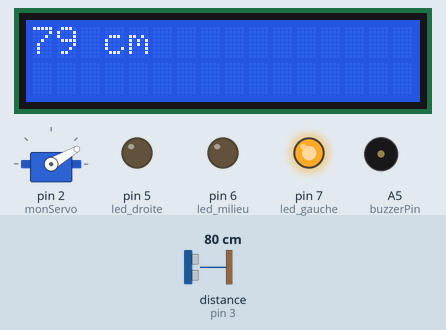
The sketch below on a simulated Arduino Uno, built with avr-gcc and run on an emulated ATmega328P. On the bench: servo, 16×2 character LCD, output pins drawn as LEDs (lit = HIGH), buzzer (waves = sounding, pin HIGH). Wiring (inferred from the names in the program): ultrasonic range finder: trigger pin 4; echo pin 3. The test bench sets the inputs (shaded band); at power-on: distance to the obstacle (sensor on pin 3) 80 cm. The echo pulse lasts 58.3 µs per cm; pins used as bus, display or sensor lines are not drawn; what the sketch prints to the serial monitor is not drawn.

Above: at 1.2 s.
1.3 s: distance to the obstacle (sensor on pin 3) set to 17 cm
At 5.9 s:
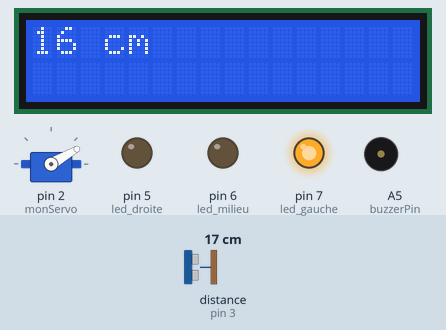
7.3 s: distance to the obstacle (sensor on pin 3) set to 14 cm
At 11.0 s:
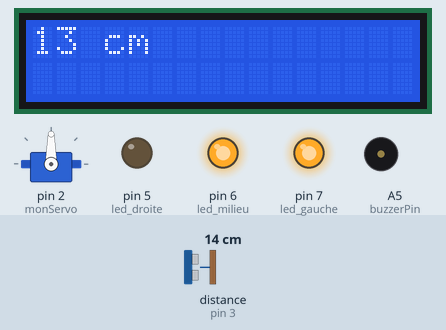
13.3 s: distance to the obstacle (sensor on pin 3) set to 7 cm
At 16.2 s:
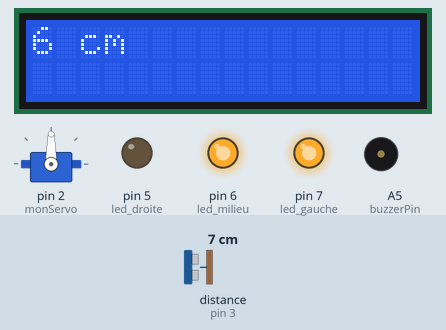
19.3 s: distance to the obstacle (sensor on pin 3) set to 4 cm
At 22.1 s:
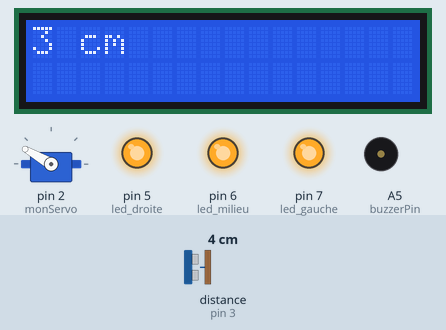
Timing chart, 0 to 31.1 s (numbered marks = the images above; inputs shaded):
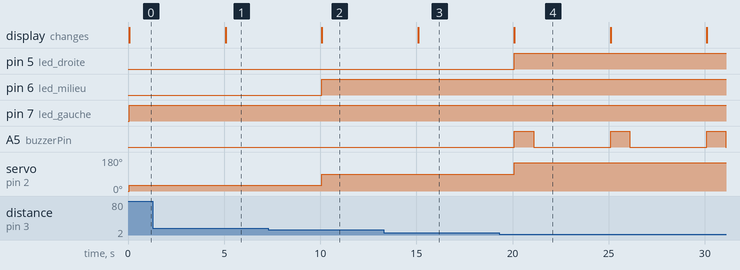

The sketch:

sketch_nov24a_projet.ino
```cpp
#include <Servo.h>
#include <LiquidCrystal.h>

//afficheur LCD
const int rs=13;
const int enable=12;
const int d4=11;
const int d5=10;
const int d6=9;
const int d7=8;
LiquidCrystal lcd(rs,enable,d4,d5,d6,d7); // liaison 4 bits de données

//broches capteur de distance
const int TRIG_PIN=4;
const int ECHO_PIN=3;

//servo moteur
Servo monServo;     // on crée l'objet monServo

//variables calcul distance
long dureeEcho, distance;

//variable pin buzzer
const int buzzerPin = A5;


void setup()
{
   //servo moteur
  monServo.attach(2);           // on définit le Pin utilisé par le servomoteur
  monServo.write(0);

  //potentiomètre
  pinMode(A0, INPUT);

  //afficheur LCD
  lcd.begin(16,2);
  lcd.write("Initialisation...");
  //Initialise les broches
  pinMode(TRIG_PIN, OUTPUT);
  digitalWrite(TRIG_PIN, LOW);      // La broche TRIGGER doit être à LOW au repos
  pinMode(ECHO_PIN, INPUT);

  //Port série
  Serial.begin(9600);
  Serial.println("Initialisation...");

  //LEDs
  pinMode(7, OUTPUT);         //led gauche
  pinMode(6, OUTPUT);         //led milieu
  pinMode(5, OUTPUT);         //led droite

  //Buzzer
  pinMode(buzzerPin, OUTPUT);
}

void loop()
{
  /* 1. Lance une mesure de distance en envoyant une impulsion HIGH de 10µs sur la broche TRIGGER */
  digitalWrite(TRIG_PIN, HIGH);
  delayMicroseconds(10);
  digitalWrite(TRIG_PIN, LOW);

  /* 2. Mesure le temps entre l'envoi de l'impulsion ultrasonique et son écho (si il existe) */
  dureeEcho=pulseIn(ECHO_PIN, HIGH);  //microsecondes

  // 3. Calcul la distance à partir du temps mesuré
  distance=(dureeEcho/2) / 29.1;    //calcul distance en cm
  Serial.print(distance);
  Serial.println(" cm");
  lcd.clear();
  lcd.print(distance);
  lcd.print(" cm");

  if (distance >=0 && distance<5){
    digitalWrite(7, HIGH);        //led gauche
    digitalWrite(6, HIGH);        //led milieu
    digitalWrite(5, HIGH);        //led droite
    monServo.write(150);
    analogWrite(buzzerPin, 255);
    delay(1000);
    analogWrite(buzzerPin, 0);
    delay(4000);

  }
  if (distance >=5 && distance<15){
    digitalWrite(7, HIGH);        //led gauche
    digitalWrite(6, HIGH);        //led milieu
    digitalWrite(5, LOW);         //led droite
    monServo.write(90);
    delay(5000);

  }
  if (distance >=15){
    digitalWrite(7, HIGH);        //led gauche
    digitalWrite(6, LOW);         //led milieu
    digitalWrite(5, LOW);         //led droite
    monServo.write(30);
    delay(5000);
  }
}
```

Measured:
- the behaviour switches between 16 and 15 cm on distance to the obstacle (sensor on pin 3) (found by bisection; images 1 and 2)
- the behaviour switches between 6 and 5 cm on distance to the obstacle (sensor on pin 3) (found by bisection; images 3 and 4)
- after the input at 1.3 s, the display: changes after 3.8 s (image 1)
- after the input at 7.3 s, pin 6 (led_milieu): LOW → HIGH after 2.8 s; servo on pin 2 (monServo): 30° → 90° after 2.8 s; the display: changes after 2.8 s (image 2)
- after the input at 13.3 s, the display: changes after 1.8 s (image 3)
- after the input at 19.3 s, pin 5 (led_droite): LOW → HIGH after 0.79 s; A5 (buzzerPin): alternates HIGH for 1.0 s and LOW for 4.0 s, starting after 0.79 s; servo on pin 2 (monServo): 90° → 150° after 0.79 s; the display: changes after 0.79 s (image 4)
